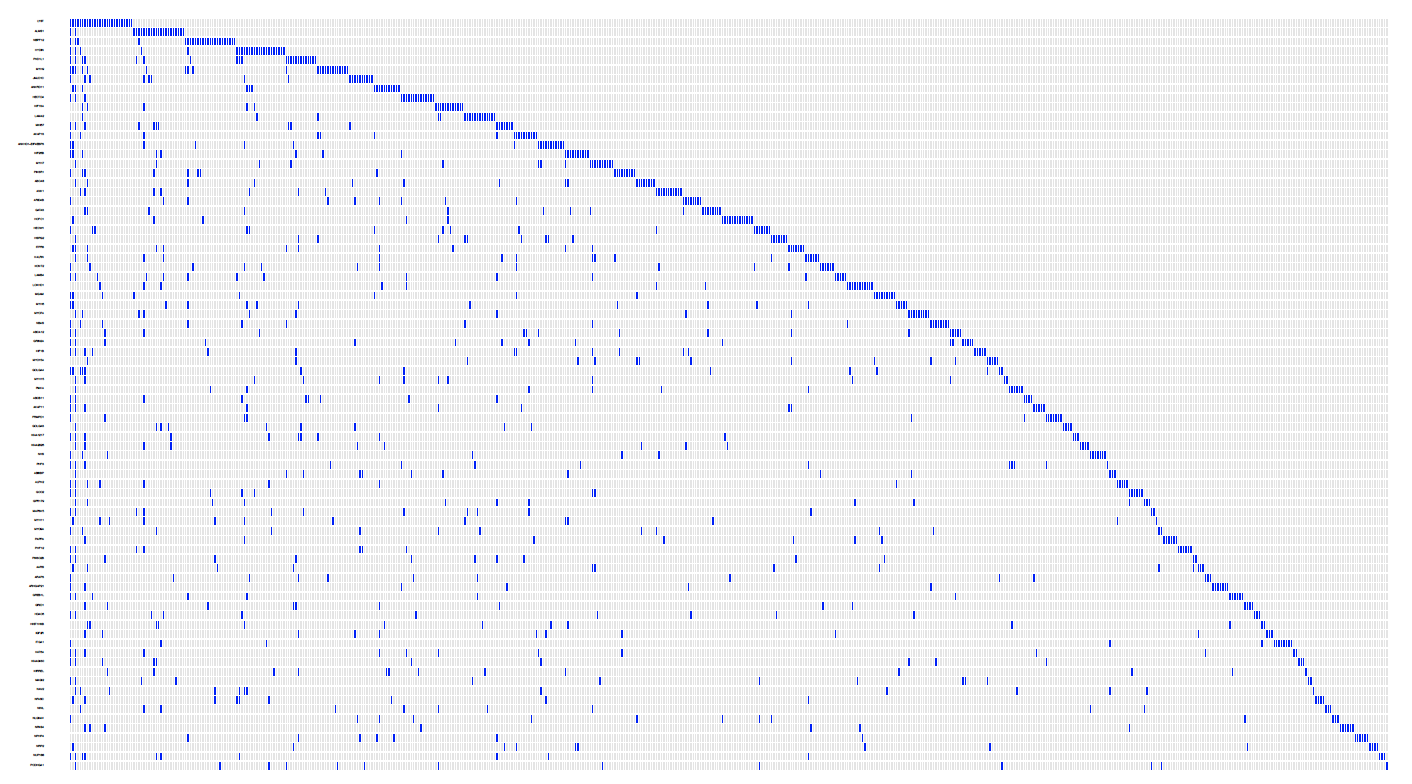

This figure's R source:
rm(list=ls());

rm(list=ls());

library(gcMECM);
options(stringsAsFactors = F);

f.s  <- "BRCA";
inf1 <- paste0("clu_", f.s, ".txt.gz");
dat1 <- read.table(inf1, header=T);
dat1.t <- table(dat1[,2]);
dat1.i <- which(dat1.t > 50);
clu1.i <- names(dat1.t)[dat1.i];

inf2   <- paste0("mutect_", f.s, "_matrix.txt.gz");
dat2   <- read.table(inf2, header=T, row.names=1);

pdff   <- paste0("04_1plot_ME.pdf");
pdf(pdff, 18, 12);
for (cl.i in clu1.i[3]){
  i      <- which(dat1[,2]==cl.i);
  gene   <- dat1[i,1];
  dat2.i <- which(row.names(dat2) %in% gene);
  dat2.s <- dat2[dat2.i,];
  dat2.s <- dat2.s[1:80,]
  dat2.n <- apply(dat2.s, 2, sum);
  dat2.j <- which(dat2.n==0);
  dat2.s <- dat2.s[,-dat2.j];
  gene.s <- length(dat2.i);
  samp.s <- ncol(dat2.s);
  main   <- paste0(f.s, " clusterID:", cl.i, " Gene#:", gene.s, " sample#:", samp.s);
  plot_me(dat2.s, g.cex=0.2, g.col="black", col.bg="gray90", col="blue", main=main);
}
dev.off();

